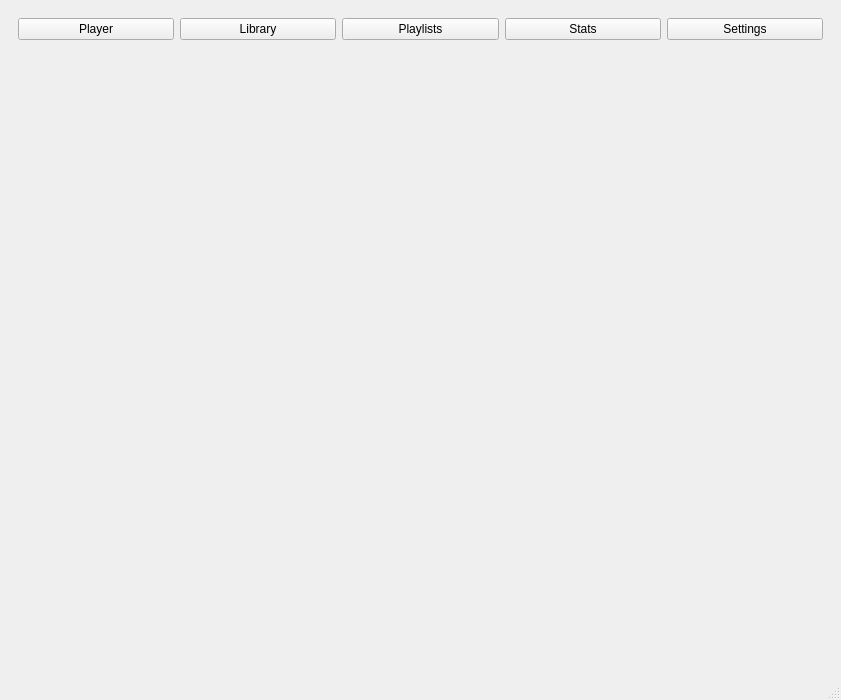
<?xml version="1.0" encoding="UTF-8"?>
<ui version="4.0">
 <class>MainWindow</class>
 <widget class="QMainWindow" name="MainWindow">
  <property name="geometry">
   <rect>
    <x>0</x>
    <y>0</y>
    <width>841</width>
    <height>700</height>
   </rect>
  </property>
  <property name="windowTitle">
   <string>Music Master</string>
  </property>
  <property name="locale">
   <locale language="English" country="Sweden"/>
  </property>
  <property name="tabShape">
   <enum>QTabWidget::TabShape::Rounded</enum>
  </property>
  <widget class="QWidget" name="centralwidget">
   <layout class="QVBoxLayout" name="verticalLayout_2">
    <item>
     <widget class="QWidget" name="navbar" native="true">
      <layout class="QVBoxLayout" name="verticalLayout">
       <item>
        <layout class="QHBoxLayout" name="horizontalLayout">
         <item>
          <widget class="QPushButton" name="playerButton">
           <property name="text">
            <string>Player</string>
           </property>
          </widget>
         </item>
         <item>
          <widget class="QPushButton" name="libraryButton">
           <property name="text">
            <string>Library</string>
           </property>
          </widget>
         </item>
         <item>
          <widget class="QPushButton" name="playlistsButton">
           <property name="text">
            <string>Playlists</string>
           </property>
          </widget>
         </item>
         <item>
          <widget class="QPushButton" name="statsButton">
           <property name="text">
            <string>Stats</string>
           </property>
          </widget>
         </item>
         <item>
          <widget class="QPushButton" name="settingsButton">
           <property name="text">
            <string>Settings</string>
           </property>
          </widget>
         </item>
        </layout>
       </item>
      </layout>
     </widget>
    </item>
    <item>
     <widget class="QStackedWidget" name="stackedWidget">
      <widget class="QWidget" name="page"/>
      <widget class="QWidget" name="page_2"/>
     </widget>
    </item>
   </layout>
  </widget>
  <widget class="QStatusBar" name="statusBar">
   <property name="mouseTracking">
    <bool>false</bool>
   </property>
   <property name="autoFillBackground">
    <bool>false</bool>
   </property>
  </widget>
  <action name="actionLibrary">
   <property name="text">
    <string>Library</string>
   </property>
  </action>
 </widget>
 <resources/>
 <connections/>
</ui>
